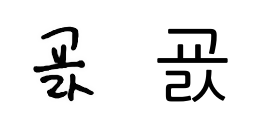
#> input picture proj01/pair_dir/0_AD5C_train.png, 256 x 128 px
$ python crop.py --src_dir ../../proj01/pair_dir --dst_dir out
#> lines starting #> are read from the running program, lines starting #| are printed output that depends on the picture; after the words box and inside, x2 and y2 are one past the last pixel; in counts of white or black regions, pixels touching at a corner belong together
"""Crop a filled handwriting template into one image per cell.

Robust to:
  * different page sizes / scan resolutions — the grid is located from the printed
    table border instead of assuming the cells fill the whole page, and cells are
    derived from the detected region.
  * stray notes written outside the template — anything outside the detected table
    border is ignored (notes don't form full-length grid lines).

Falls back to a simple equal division of the page if no grid border is detected,
so it degrades gracefully instead of crashing.
"""
import os
import argparse
import sys
import numpy as np
from PIL import Image, ImageChops, ImageOps

PROJECT_ROOT = os.path.dirname(os.path.dirname(os.path.abspath(__file__)))
sys.path.insert(0, PROJECT_ROOT)
from foundry.char_layout import (  # noqa: E402
    CELL_PAD_FRAC,
    TEMPLATE_COLS,
    TEMPLATE_ROWS,
    TOP_EXTRA_FRAC,
)

parser = argparse.ArgumentParser()
parser.add_argument("--src_dir", required=True)
parser.add_argument("--dst_dir", required=True)
parser.add_argument("--frame_dir", default=None,
                    help="optional second output keeping each cell's own framing, for "
                         "glyphs traced directly into the font")
parser.add_argument("--rows", type=int, default=TEMPLATE_ROWS)
parser.add_argument("--cols", type=int, default=TEMPLATE_COLS)
args = parser.parse_args()

ROWS, COLS = args.rows, args.cols
START_UNICODE = 0xAC00  # filenames are positional (sort order), not literal codepoints
# CELL_PAD_FRAC and TOP_EXTRA_FRAC come from char_layout: how much is trimmed here and how
# far down the page the guide glyph is printed are two halves of one decision, and they
# used to be written out separately in two files that never import each other.
OUT_SIZE = 512

os.makedirs(args.dst_dir, exist_ok=True)
if args.frame_dir:
    os.makedirs(args.frame_dir, exist_ok=True)


def detect_grid_bbox(gray):
    """Find the table border via projection profiles. Returns (left, top, right, bottom).

    Full-length horizontal/vertical lines (the table border) show up as columns/rows
    that are mostly ink. Stray notes outside the table don't span the full width/height,
    so they're excluded. Returns None if no grid is found.
    """
    arr = np.asarray(gray)
    ink = arr < 128  # dark pixels
    h, w = ink.shape

    col_ink = ink.sum(axis=0)
    row_ink = ink.sum(axis=1)

    cols_line = np.where(col_ink > 0.4 * h)[0]   # near-full-height vertical lines
    rows_line = np.where(row_ink > 0.4 * w)[0]   # near-full-width horizontal lines

    if cols_line.size >= 2 and rows_line.size >= 2:
        left, right = int(cols_line[0]), int(cols_line[-1])
        top, bottom = int(rows_line[0]), int(rows_line[-1])
        # sanity: the region must be a meaningful fraction of the page
        if (right - left) > 0.3 * w and (bottom - top) > 0.3 * h:
            return (left, top, right, bottom)
    return None


def process_cell(cell):
    """Trim whitespace, square-pad and resize a single cell image.

    Every mark ends up filling its own frame. That is what the handwriting model wants —
    it reads one normalized glyph at a time — but it throws away how big the mark actually
    was, so use frame_cell() for anything that is traced straight into the font.
    """
    bg = Image.new("L", cell.size, 255)
    diff = ImageChops.difference(cell, bg)
    bbox = diff.getbbox()
    if bbox:
        cell = cell.crop(bbox)

    cell = ImageOps.expand(cell, border=30, fill=255)
    side = max(cell.size)
    square = Image.new("L", (side, side), 255)
    square.paste(cell, ((side - cell.width) // 2, (side - cell.height) // 2))
    return square.resize((OUT_SIZE, OUT_SIZE), Image.BICUBIC)


def frame_cell(cell):
    """Square-pad and resize a cell *without* trimming to the mark inside it.

    Because every cell is the same size on the printed template, keeping the cell as the
    frame keeps each mark's true size and position: 'a' stays smaller than 'b', a comma
    stays low, and one pen width stays one pen width. Trimming to each mark's own bounding
    box magnifies the small ones — which is why lowercase came out both oversized and far
    heavier than the capitals written beside it.
    """
    side = max(cell.size)
    square = Image.new("L", (side, side), 255)
    square.paste(cell, ((side - cell.width) // 2, (side - cell.height) // 2))
    return square.resize((OUT_SIZE, OUT_SIZE), Image.BICUBIC)


count = 0
for fname in sorted(os.listdir(args.src_dir)):
    if not fname.lower().endswith((".png", ".jpg", ".jpeg")):
        continue

    img = Image.open(os.path.join(args.src_dir, fname)).convert("L")
#> img is the input picture: PIL image 256x128 L; min 0, max 255, mean 233.4

    bbox = detect_grid_bbox(img)
#> in detect_grid_bbox, `ink = arr < 128`:
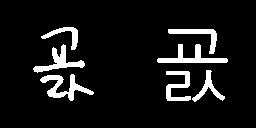
#> ink: shape (128, 256) bool; 8.4% white; 7 white regions, largest, box (x1, y1, x2, y2) and area: (40, 74, 94, 101) 527, (157, 44, 228, 63) 503, (33, 44, 85, 73) 459
#> in detect_grid_bbox, `col_ink = ink.sum(axis=0)`: col_ink = 256 values, max 55 at index 72, min 0 at index 0, mean 10.76
#> in detect_grid_bbox, `row_ink = ink.sum(axis=1)`: row_ink = 128 values, max 96 at index 62, min 0 at index 0, mean 21.52
#> in detect_grid_bbox, `cols_line = np.where(col_ink > 0.4 * h)[0]`: cols_line = [72, 73]
#> in detect_grid_bbox, `rows_line = np.where(row_ink > 0.4 * w)[0]`: rows_line = empty array
    if bbox is None:
        # Fallback: use the whole page (old behaviour).
        left, top, right, bottom = 0, 0, img.width, img.height
#> left = 0; top = 0; right = 256; bottom = 128
        print(f"[crop] {fname}: no grid border detected, using full page")
    else:
        left, top, right, bottom = bbox
        print(f"[crop] {fname}: grid at {bbox}")

    grid_w = right - left
#> grid_w = 256
    grid_h = bottom - top
#> grid_h = 128
    cell_w = grid_w / COLS
#> cell_w = 25.6
    cell_h = grid_h / ROWS
#> cell_h = 9.85
    pad_x = cell_w * CELL_PAD_FRAC
#> pad_x = 1.54
    pad_y = cell_h * CELL_PAD_FRAC
#> pad_y = 0.591

    top_skip = cell_h * TOP_EXTRA_FRAC
#> top_skip = 1.38
    for r in range(ROWS):
        for c in range(COLS):
            l = int(left + c * cell_w + pad_x)
            u = int(top + r * cell_h + pad_y + top_skip)
            rt = int(left + (c + 1) * cell_w - pad_x)
            lo = int(top + (r + 1) * cell_h - pad_y)
            if rt <= l or lo <= u:
                continue
            raw = img.crop((l, u, rt, lo))
            out_name = f"uni{START_UNICODE + count:04X}.png"
            process_cell(raw).save(os.path.join(args.dst_dir, out_name))
            if args.frame_dir:
                frame_cell(raw).save(os.path.join(args.frame_dir, out_name))
            count += 1
#> this loop made 13 passes
#> after the loop, count = 130
#> pass 2 of the loop `for fname in sorted(os.listdir(args.src_dir)):`:
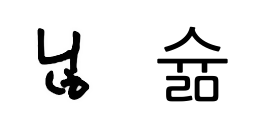
#> input picture proj01/pair_dir/0_C292_train.png, 256 x 128 px
#> img is the input picture: PIL image 256x128 L; min 0, max 255, mean 232.2
#> in detect_grid_bbox (call 2), `ink = arr < 128`:
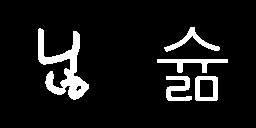
#> ink: shape (128, 256) bool; 8.7% white; 5 white regions, box (x1, y1, x2, y2) and area: (38, 28, 89, 100) 1388, (157, 59, 228, 73) 394, (166, 76, 192, 101) 368, (164, 27, 220, 52) 351, (195, 76, 218, 101) 348
#> col_ink = 256 values, max 69 at index 73, min 0 at index 0, mean 11.13
#> row_ink = 128 values, max 107 at index 59, min 0 at index 0, mean 22.26
#> cols_line = [72, 73, 74, 75, 76]
#> rows_line = [59, 60]
#> in detect_grid_bbox (call 2), `left, right = int(cols_line[0]), int(cols_line[-1])`: left = 72; right = 76
#> in detect_grid_bbox (call 2), `top, bottom = int(rows_line[0]), int(rows_line[-1])`: top = 59; bottom = 60
#> the loop `for r in range(ROWS):` made 13 passes
#> pass 3, in process_cell (call 152), `cell = ImageOps.expand(cell, border=30, fill=255)`:
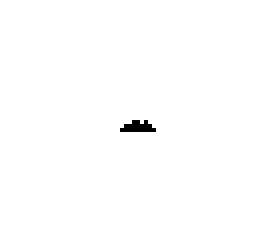
#> cell: PIL image 69x63 L (shown 4 times larger); values 254 (black) and 255 (white), 99.6% white; black in thin lines or dots, all inside (x1, y1, x2, y2) = (30, 30, 39, 33)
#> after the loop `for r in range(ROWS):`: count = 260

print(f"complete {count} cells are saved: {args.dst_dir}")
#| complete 260 cells are saved: out
